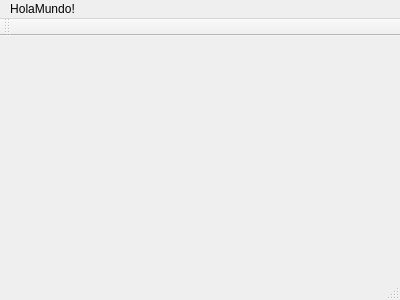
<?xml version="1.0" encoding="UTF-8"?>
<ui version="4.0">
 <class>MainWindow</class>
 <widget class="QMainWindow" name="MainWindow">
  <property name="geometry">
   <rect>
    <x>0</x>
    <y>0</y>
    <width>400</width>
    <height>300</height>
   </rect>
  </property>
  <property name="windowTitle">
   <string>MainWindow</string>
  </property>
  <widget class="QWidget" name="centralWidget"/>
  <widget class="QMenuBar" name="menuBar">
   <property name="geometry">
    <rect>
     <x>0</x>
     <y>0</y>
     <width>400</width>
     <height>24</height>
    </rect>
   </property>
   <widget class="QMenu" name="menuHolaMundo">
    <property name="title">
     <string>HolaMundo!</string>
    </property>
   </widget>
   <addaction name="menuHolaMundo"/>
  </widget>
  <widget class="QToolBar" name="mainToolBar">
   <attribute name="toolBarArea">
    <enum>TopToolBarArea</enum>
   </attribute>
   <attribute name="toolBarBreak">
    <bool>false</bool>
   </attribute>
  </widget>
  <widget class="QStatusBar" name="statusBar"/>
 </widget>
 <layoutdefault spacing="6" margin="11"/>
 <resources/>
 <connections/>
</ui>
